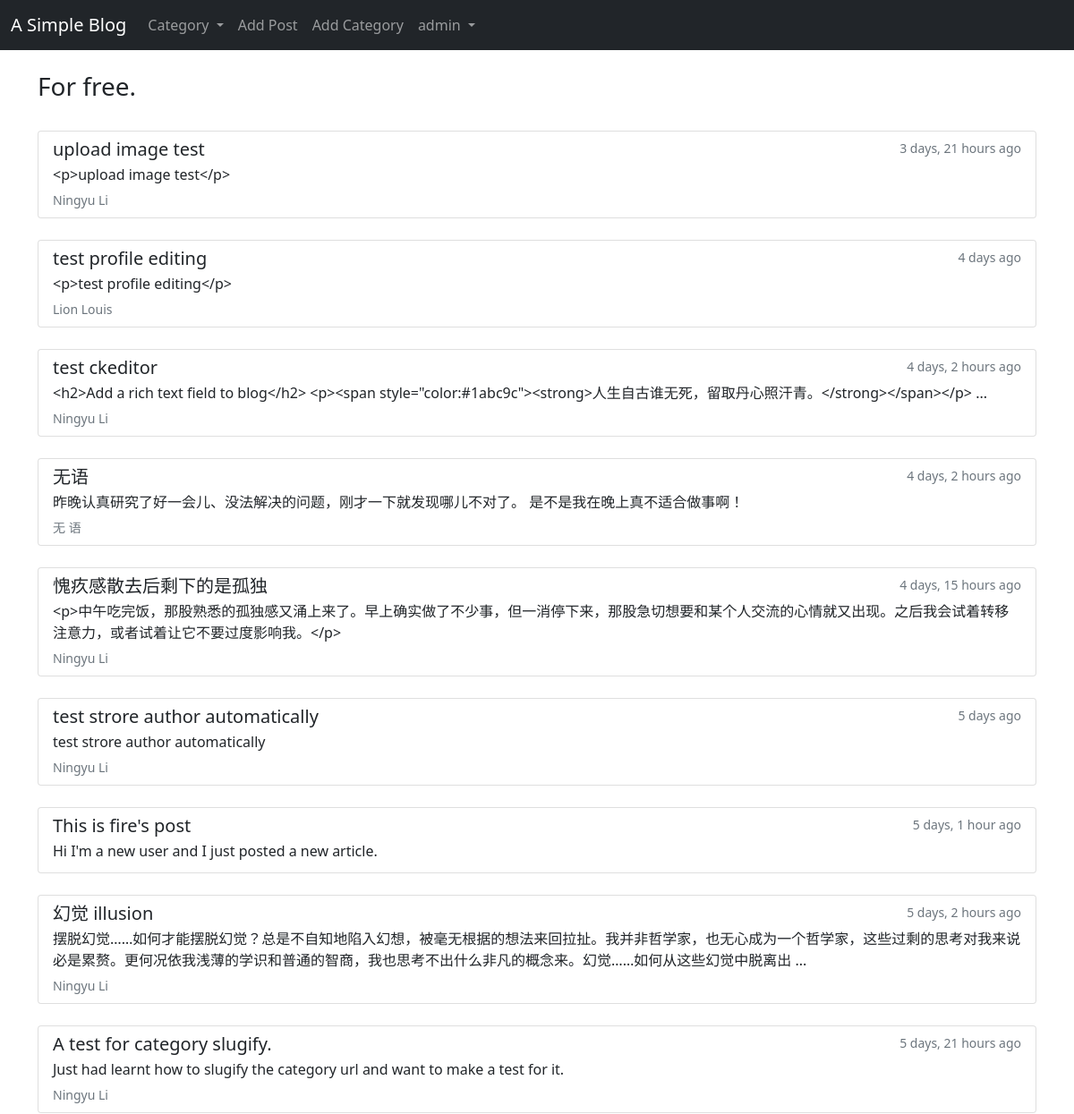
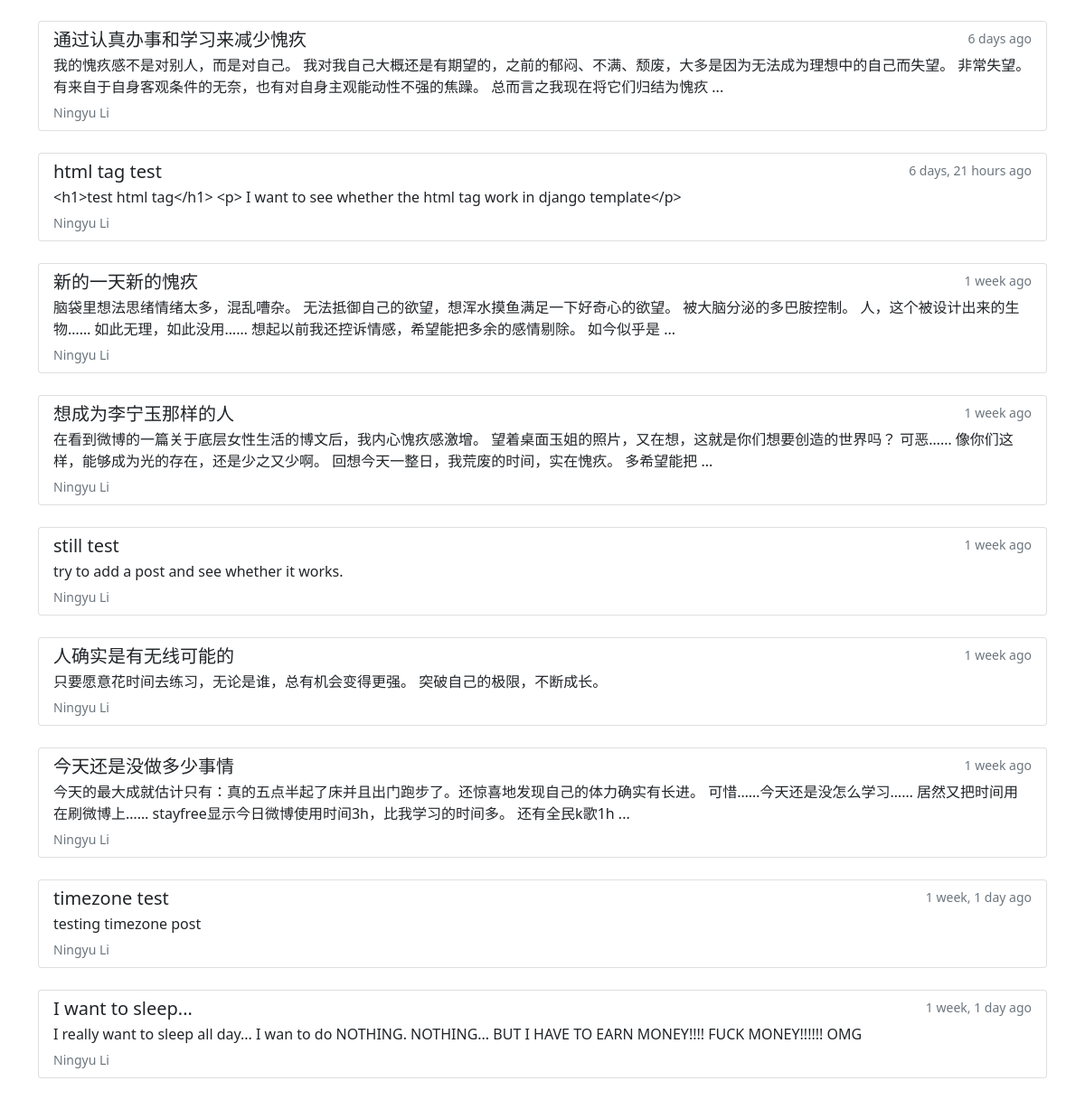
The app's page / (signed in) with its own data (2 pictures, top to bottom).
### myBlog/models.py (models this page shows, shortened)
class Post(models.Model):
    title = models.CharField(max_length=255)
    author = models.ForeignKey(User, on_delete=CASCADE, null=False)
    tag = models.CharField(max_length=255)
    category = models.CharField(max_length=50, default="coding")
    body = RichTextField(blank=True, null=True)
    image = models.ImageField(null=True, blank=True, upload_to='images/')
    post_time = models.DateTimeField(auto_now_add=True)
    likes = models.ManyToManyField(User, related_name="like_list")
    class Meta:
        ordering = ['-post_time']

### myBlog/views.py (the view)
# urls.py: path('', views.HomeView.as_view(), name='home'),
class HomeView(generic.ListView):
    model = Post
    template_name = 'myBlog/home.html'

### myBlog/context_processors.py (called while the page is built)
def get_category_list(request):
    category_list = Category.objects.all()
    return {
        'category_list': category_list,
    }

### myBlog/models.py (called while the page is built)
    def __str__(self):
        return self.name

### myBlog/templates/myBlog/home.html
{% extends 'base.html' %} {% block title %} My Blog {% endblock %}
{% block body %}
<br />
<h3>For free.</h3>
<br>
{% for post in object_list %}
<div class="list-group">
	<a href="{% url 'article_detail' post.pk %}" class="list-group-item list-group-item-action">
		<div class="d-flex w-100 justify-content-between">
			<h5 class="mb-1">{{ post.title }}</h5>
			<small class="text-muted">{{ post.post_time|timesince }} ago</small>
		</div>
		<p class="mb-1">
			{% if post.body|length > 120 %}
			{{ post.body|slice:":120" }} ...
			{% else %}
			{{ post.body }}
			{% endif %}
		</p>
		<small class="text-muted">{{ post.author.first_name }} {{ post.author.last_name }}</small>
	</a>
</div>
<br />
{% endfor %} {% endblock %}

### templates/base.html (shortened to what this page needs)
{% load static %}
<!DOCTYPE html>
<html lang="en">
<head>
	<link href="https://cdn.jsdelivr.net/npm/bootstrap@5.1.0/dist/css/bootstrap.min.css" rel="stylesheet"
 />
</head>
<body>
	<nav class="navbar navbar-expand-lg navbar-dark bg-dark">
		<div class="container-fluid">
			<a class="navbar-brand" href="{% url 'home' %}">A Simple Blog</a>
			<div class="collapse navbar-collapse" id="navbarNavAltMarkup">
				<div class="navbar-nav">
					<li class="nav-item dropdown">
						<a class="nav-link dropdown-toggle" href="#" id="navbarDropdown" role="button" data-bs-toggle="dropdown"
							aria-expanded="false">
							Category
						</a>
					</li>
					{% with url_name=request.resolver_match.url_name %}
					{% if request.user.is_authenticated %}
					<a class="nav-link {% if url_name == 'add_post' %}active{% endif %}" href="{% url 'add_post' %}">Add Post</a>
					<a class="nav-link {% if url_name == 'add_category' %}active{% endif %}" href="{% url 'add_category' %}">Add
						Category</a>
					<li class="nav-item dropdown">
						<a class="nav-link dropdown-toggle" href="#" id="navbarDropdown" role="button" data-bs-toggle="dropdown"
							aria-expanded="false">
							{{ request.user }}
						</a>
					</li>
					{% else %}
					<a class="nav-link {% if url_name == 'login' %}active{% endif %}" href="{% url 'login' %}">Login</a>
					<a class="nav-link {% if url_name == 'register' %}active{% endif %}" href="{% url 'register' %}">Register</a>
					{% endif %}
					{% endwith %}
				</div>
			</div>
		</div>
	</nav>
	<div class="container">{% block body %} {% endblock %}</div>
</body>
</html>

### records on screen
Post: title "upload image test", post_time "3 days, 21 hours", body "<p>upload image test</p>", author.first_name "Ningyu", author.last_name "Li"
Post: title "test profile editing", post_time "4 days", body "<p>test profile editing</p>", author.first_name "Lion", author.last_name "Louis"
Post: title "test ckeditor", post_time "4 days, 2 hours", body "<h2>Add a rich text field to blog</h2> <p><span style=\"color:#1abc9c\"><strong>人生自古谁无死，留取丹心照汗青。</strong></span></p>", author.first_name "Ningyu", author.last_name "Li"
Post: title "无语", post_time "4 days, 2 hours", body "昨晚认真研究了好一会儿、没法解决的问题，刚才一下就发现哪儿不对了。 是不是我在晚上真不适合做事啊！", author.first_name "无", author.last_name "语"
Post: title "愧疚感散去后剩下的是孤独", post_time "4 days, 15 hours", body "<p>中午吃完饭，那股熟悉的孤独感又涌上来了。早上确实做了不少事，但一消停下来，那股急切想要和某个人交流的心情就又出现。之后我会试着转移注意力，或者试着让它不要过度影响我。</p>", author.first_name "Ningyu", author.last_name "Li"
Post: title "test strore author automatically", post_time "5 days", body "test strore author automatically", author.first_name "Ningyu", author.last_name "Li"
Post: title "This is fire's post", post_time "5 days, 1 hour", body "Hi I'm a new user and I just posted a new article."
Post: title "幻觉 illusion", post_time "5 days, 2 hours", body "摆脱幻觉……如何才能摆脱幻觉？总是不自知地陷入幻想，被毫无根据的想法来回拉扯。我并非哲学家，也无心成为一个哲学家，这些过剩的思考对我来说必是累赘。更何况依我浅薄的学识和普通的智商，我也思考不出什么非凡的概念来。幻觉……如何从这些幻觉中脱离出", author.first_name "Ningyu", author.last_name "Li"
Post: title "A test for category slugify.", post_time "5 days, 21 hours", body "Just had learnt how to slugify the category url and want to make a test for it.", author.first_name "Ningyu", author.last_name "Li"
Post: title "通过认真办事和学习来减少愧疚", post_time "6 days", body "我的愧疚感不是对别人，而是对自己。 我对我自己大概还是有期望的，之前的郁闷、不满、颓废，大多是因为无法成为理想中的自己而失望。 非常失望。 有来自于自身客观条件的无奈，也有对自身主观能动性不强的焦躁。 总而言之我现在将它们归结为愧疚", author.first_name "Ningyu", author.last_name "Li"
Post: title "html tag test", post_time "6 days, 21 hours", body "<h1>test html tag</h1> <p> I want to see whether the html tag work in django template</p>", author.first_name "Ningyu", author.last_name "Li"
Post: title "新的一天新的愧疚", post_time "1 week", body "脑袋里想法思绪情绪太多，混乱嘈杂。 无法抵御自己的欲望，想浑水摸鱼满足一下好奇心的欲望。 被大脑分泌的多巴胺控制。 人，这个被设计出来的生物…… 如此无理，如此没用…… 想起以前我还控诉情感，希望能把多余的感情剔除。 如今似乎是", author.first_name "Ningyu", author.last_name "Li"
Post: title "想成为李宁玉那样的人", post_time "1 week", body "在看到微博的一篇关于底层女性生活的博文后，我内心愧疚感激增。 望着桌面玉姐的照片，又在想，这就是你们想要创造的世界吗？ 可恶…… 像你们这样，能够成为光的存在，还是少之又少啊。 回想今天一整日，我荒废的时间，实在愧疚。 多希望能把", author.first_name "Ningyu", author.last_name "Li"
Post: title "still test", post_time "1 week", body "try to add a post and see whether it works.", author.first_name "Ningyu", author.last_name "Li"
Post: title "人确实是有无线可能的", post_time "1 week", body "只要愿意花时间去练习，无论是谁，总有机会变得更强。 突破自己的极限，不断成长。", author.first_name "Ningyu", author.last_name "Li"
Post: title "今天还是没做多少事情", post_time "1 week", body "今天的最大成就估计只有：真的五点半起了床并且出门跑步了。还惊喜地发现自己的体力确实有长进。 可惜……今天还是没怎么学习…… 居然又把时间用在刷微博上…… stayfree显示今日微博使用时间3h，比我学习的时间多。 还有全民k歌1h", author.first_name "Ningyu", author.last_name "Li"
Post: title "timezone test", post_time "1 week, 1 day", body "testing timezone post", author.first_name "Ningyu", author.last_name "Li"
Post: title "I want to sleep...", post_time "1 week, 1 day", body "I really want to sleep all day... I wan to do NOTHING. NOTHING... BUT I HAVE TO EARN MONEY!!!! FUCK MONEY!!!!!! OMG", author.first_name "Ningyu", author.last_name "Li"

### other values on screen
{{ request.user }} "admin"
